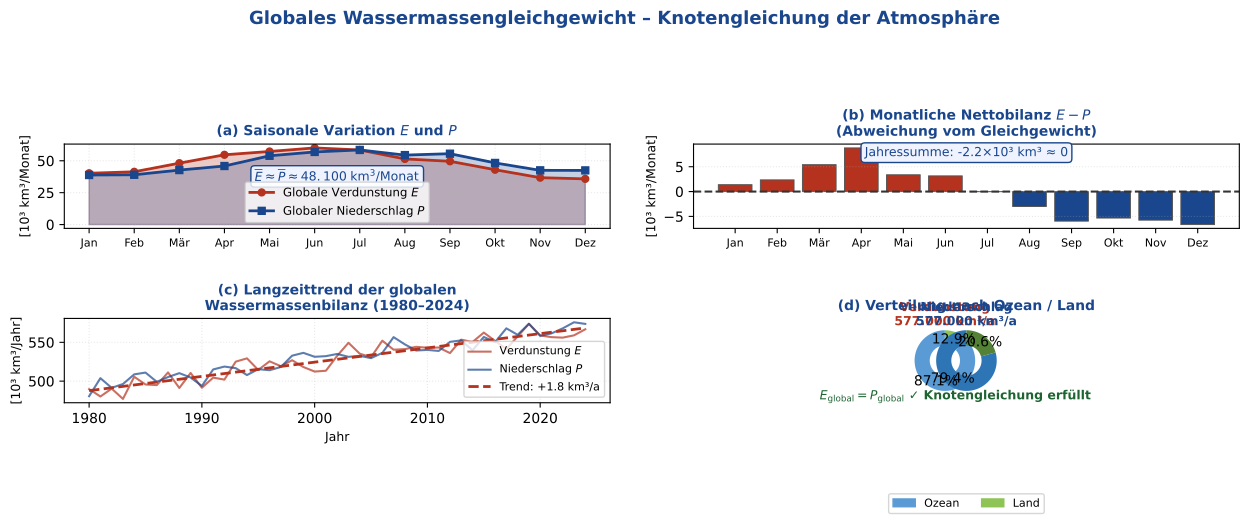

This chart was generated by the following Python code:
"""
Plot 4: Globales Wassermassengleichgewicht – Zeitreihe & Monatsmittel
        Synthetische Daten angelehnt an GPCP / ERA5 Reanalysedaten
"""
import matplotlib
import matplotlib.patches as mpatches
matplotlib.use('Agg')
import matplotlib.pyplot as plt
import numpy as np

fig, axes = plt.subplots(2, 2, figsize=(13, 8))
fig.patch.set_facecolor('white')
fig.suptitle('Globales Wassermassengleichgewicht – Knotengleichung der Atmosphäre',
             fontsize=13, fontweight='bold', color='#19468C', y=1.01)

np.random.seed(7)

# ---- (a) Jahreszeitliche Schwankung E und P ----
ax = axes[0, 0]
months = np.arange(1, 13)
month_labels = ['Jan','Feb','Mär','Apr','Mai','Jun',
                'Jul','Aug','Sep','Okt','Nov','Dez']
# Mittlere monatliche Verdunstung (global, km³/Monat) – saisonale Kurve
base = 577000 / 12
amp_e = 12000
amp_p = 10000
E_monthly = base + amp_e * np.sin(2*np.pi*(months-3)/12) + \
            np.random.normal(0, 1500, 12)
P_monthly = base + amp_p * np.sin(2*np.pi*(months-4)/12) + \
            np.random.normal(0, 1500, 12)

ax.fill_between(months, E_monthly/1000, alpha=0.25, color='#B4321E')
ax.fill_between(months, P_monthly/1000, alpha=0.25, color='#19468C')
ax.plot(months, E_monthly/1000, 'o-', color='#B4321E', lw=2,
        label='Globale Verdunstung $E$', ms=5)
ax.plot(months, P_monthly/1000, 's-', color='#19468C', lw=2,
        label='Globaler Niederschlag $P$', ms=5)
ax.set_xticks(months); ax.set_xticklabels(month_labels, fontsize=8)
ax.set_ylabel('[10³ km³/Monat]', fontsize=9)
ax.set_title('(a) Saisonale Variation $E$ und $P$', fontsize=10,
             fontweight='bold', color='#19468C')
ax.legend(fontsize=8.5); ax.grid(alpha=0.3, ls=':')
ax.text(6.5, min(E_monthly.min(), P_monthly.min())/1000 - 1.5,
        r'$\overline{E} \approx \overline{P} \approx 48{.}100\;\mathrm{km}^3/\mathrm{Monat}$',
        ha='center', fontsize=9, color='#19468C',
        bbox=dict(boxstyle='round,pad=0.3', fc='#EEF3FF', ec='#19468C'))

# ---- (b) Nettobilanz E-P (sollte ~ 0) ----
ax2 = axes[0, 1]
net = (E_monthly - P_monthly) / 1000
colors = ['#B4321E' if v > 0 else '#19468C' for v in net]
ax2.bar(months, net, color=colors, edgecolor='#555', lw=0.7)
ax2.axhline(0, color='#333', lw=1.5, ls='--')
ax2.set_xticks(months); ax2.set_xticklabels(month_labels, fontsize=8)
ax2.set_ylabel('[10³ km³/Monat]', fontsize=9)
ax2.set_title('(b) Monatliche Nettobilanz $E - P$\n(Abweichung vom Gleichgewicht)',
              fontsize=10, fontweight='bold', color='#19468C')
ax2.grid(axis='y', alpha=0.3, ls=':')
ax2.text(0.5, 0.97, f'Jahressumme: {net.sum():.1f}×10³ km³ ≈ 0',
         transform=ax2.transAxes, ha='center', va='top', fontsize=9,
         color='#19468C',
         bbox=dict(boxstyle='round,pad=0.3', fc='#EEF3FF', ec='#19468C'))

# ---- (c) Langzeittrend 1980-2024 ----
ax3 = axes[1, 0]
years = np.arange(1980, 2025)
trend_e = 490000 + 1800 * (years - 1980) + np.random.normal(0, 8000, len(years))
trend_p = 490000 + 1800 * (years - 1980) + np.random.normal(0, 8000, len(years))
ax3.plot(years, trend_e/1000, color='#B4321E', lw=1.5, alpha=0.7,
         label='Verdunstung $E$')
ax3.plot(years, trend_p/1000, color='#19468C', lw=1.5, alpha=0.7,
         label='Niederschlag $P$')
# Trendlinie
coeffs = np.polyfit(years, trend_e/1000, 1)
trend_line = np.polyval(coeffs, years)
ax3.plot(years, trend_line, '--', color='#B4321E', lw=2,
         label=f'Trend: +{coeffs[0]:.1f} km³/a')
ax3.set_xlabel('Jahr', fontsize=9)
ax3.set_ylabel('[10³ km³/Jahr]', fontsize=9)
ax3.set_title('(c) Langzeittrend der globalen\nWassermassenbilanz (1980–2024)',
              fontsize=10, fontweight='bold', color='#19468C')
ax3.legend(fontsize=8); ax3.grid(alpha=0.3, ls=':')

# ---- (d) Kreisdiagramm: Verteilung Verdunstung/Niederschlag ----
ax4 = axes[1, 1]
labels_pie = ['Ozeane\n(Verdunstung)\n502.800 km³/a',
              'Land\n(Evapotranspiration)\n74.200 km³/a']
labels_pie2 = ['Ozeane\n(Niederschlag)\n458.000 km³/a',
               'Land\n(Niederschlag)\n119.000 km³/a']
sizes_e = [502800, 74200]
sizes_p = [458000, 119000]
colors_e = ['#5B9BD5', '#8DC455']
colors_p = ['#2E75B6', '#538135']

x_off = -0.32
wedges1, texts1, auto1 = ax4.pie(sizes_e, labels=None,
                                   autopct='%1.1f%%', startangle=90,
                                   colors=colors_e,
                                   wedgeprops=dict(width=0.45),
                                   pctdistance=0.75,
                                   center=(x_off, 0), radius=0.9)
x_off2 = 0.32
wedges2, texts2, auto2 = ax4.pie(sizes_p, labels=None,
                                   autopct='%1.1f%%', startangle=90,
                                   colors=colors_p,
                                   wedgeprops=dict(width=0.45),
                                   pctdistance=0.75,
                                   center=(x_off2, 0), radius=0.9)
ax4.text(-0.32, 1.05, 'Verdunstung\n577.000 km³/a',
         ha='center', fontsize=9, fontweight='bold', color='#B4321E')
ax4.text(0.32, 1.05, 'Niederschlag\n577.000 km³/a',
         ha='center', fontsize=9, fontweight='bold', color='#19468C')
ax4.text(0, -1.15, r'$E_\mathrm{global} = P_\mathrm{global}$ ✓ Knotengleichung erfüllt',
         ha='center', fontsize=9, color='#1E6432', fontweight='bold')
leg_p = [mpatches.Patch(color=colors_e[0], label='Ozean'),
         mpatches.Patch(color=colors_e[1], label='Land')]
ax4.legend(handles=leg_p, loc='lower center', fontsize=8,
           ncol=2, bbox_to_anchor=(0.5, -1.38))
ax4.set_title('(d) Verteilung nach Ozean / Land', fontsize=10,
              fontweight='bold', color='#19468C')

plt.tight_layout(pad=2.5)
plt.savefig('/home/claude/knotengleichung/plot4_globalbilanz.pdf',
            bbox_inches='tight', dpi=300)
plt.close()
print("Plot 4 gespeichert.")
